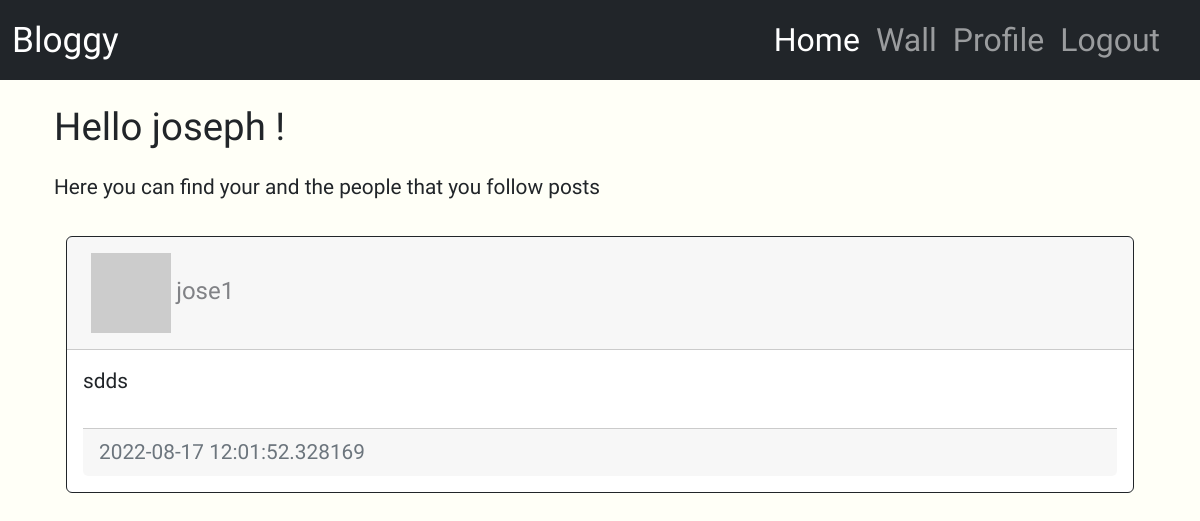
Before: /wall (signed in) with the older database file.
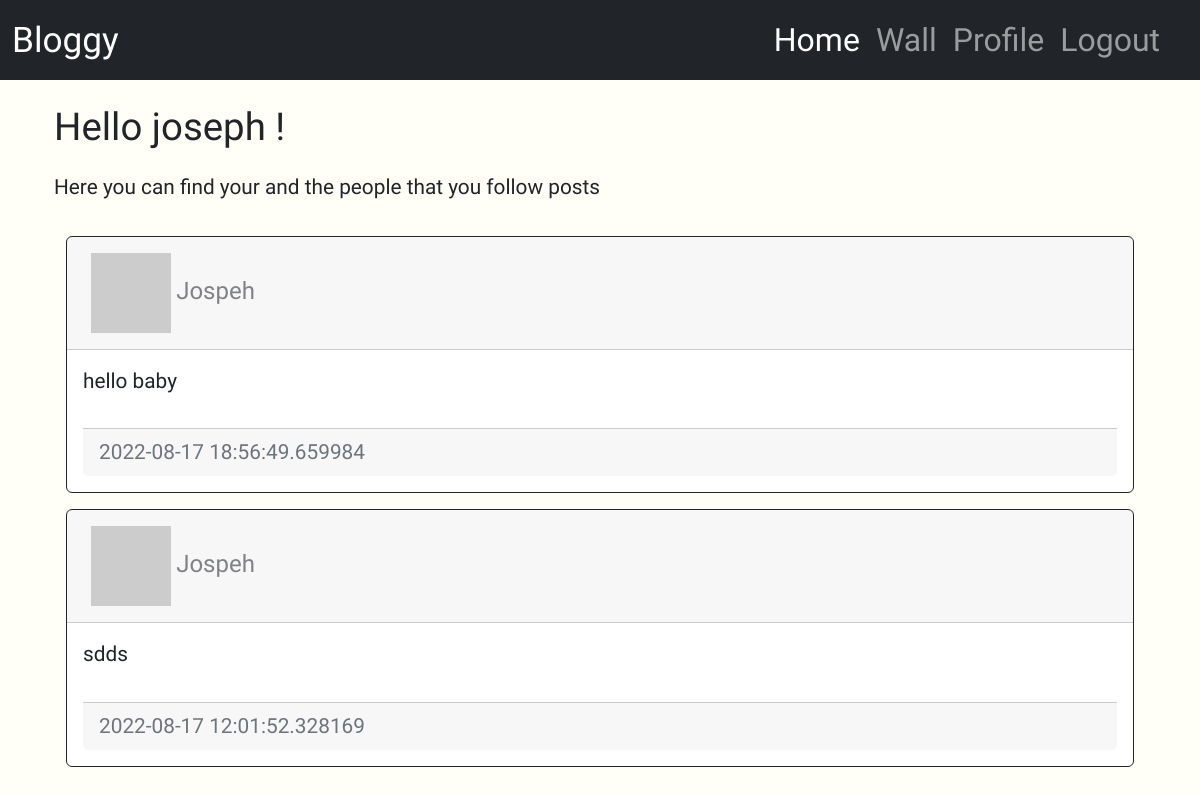
After: the same page with the newer database file.
### app/models.py (models this page shows, shortened)
class User(UserMixin, db.Model):
    id = db.Column(db.Integer, primary_key=True)
    username = db.Column(db.String(64), index=True, unique=True)
    email = db.Column(db.String(120), index=True, unique=True)
    password_hash = db.Column(db.String(120))
    posts = db.relationship('Post', backref='author', lazy='dynamic')
    about_me = db.Column(db.String(128))
    last_seen = db.Column(db.DateTime, default=datetime.utcnow)
    followed = db.relationship(
        'User', secondary=followers,
        primaryjoin=(followers.c.follower_id == id),
        secondaryjoin=(followers.c.followed_id == id),
        backref= db.backref('followers', lazy='dynamic'), lazy='dynamic'
    )
    def avatar(self, size):
        digest = md5(self.email.lower().encode('utf-8')).hexdigest()
        return 'https://www.gravatar.com/avatar/{}?d=identicon&s={}'.format(digest, size)

class Post(db.Model):
    id = db.Column(db.Integer, primary_key=True)
    body = db.Column(db.String(255))
    timestamp = db.Column(db.DateTime, index= True, default=datetime.utcnow)
    user_id = db.Column(db.Integer, db.ForeignKey('user.id', ondelete="CASCADE"), nullable=False)

### app/routes.py (the view)
@app.route('/wall')
@login_required
def wall():
    posts = Post.query.order_by(Post.timestamp.desc()).all()
    return render_template('index.html', title='Wall', posts=posts)

### app/models.py (called while the page is built)
@login.user_loader
def load_user(id):
    return User.query.get(int(id))

### app/routes.py (called while the page is built)
@app.before_request
def before_request():
    if current_user.is_authenticated:
        current_user.last_seen = datetime.utcnow()
        db.session.commit()

### app/templates/index.html (shortened to what this page needs)
{% extends "base.html" %}
{% block extraheader %}
<link rel="stylesheet" href="{{ url_for('static', filename='css/home.css') }}">
{% endblock extraheader %}
{% block content %}
    <div class="container">
        <div class="row col-lg-12">
                <h1>Hello {{ current_user.username }} !</h1>
                <p>Here you can find your and the people that you follow posts</p>
        </div>
        <div class="row mb-5">
            <div class="col-lg-12">
                <div class="row">
                    <div class="container col-lg-12">
                        {% for post in posts %}
                            {% include "_post.html" %}
                        {% endfor %}
                    </div>
                </div>
            {% endblock %}

### app/templates/base.html (shortened to what this page needs)
<!DOCTYPE html>
<html lang="en">
<head>
    <link href="https://cdn.jsdelivr.net/npm/bootstrap@5.2.0/dist/css/bootstrap.min.css" rel="stylesheet">
    <link rel="stylesheet" href="{{ url_for('static', filename='css/style.css') }}">
    {% block extraheader %}
    {% endblock extraheader %}
</head>
<body>
    <nav class="navbar navbar-expand-lg navbar-dark bg-dark">
        <div class="container-fluid">
          <a class="navbar-brand" href="{{ url_for('index') }}">Bloggy</a>
          <div class="collapse navbar-collapse  justify-content-end" id="navbarNav">
            <ul class="navbar-nav ">
              <li class="nav-item">
                <a class="nav-link active" aria-current="page" href="{{ url_for('index') }}">Home</a>
              </li>
              <li class="nav-item">
                <a class="nav-link" href="{{ url_for('wall') }}">Wall</a>
              </li>
              {% if current_user.is_anonymous %}
              <li class="nav-item">
                <a class="nav-link" href="{{ url_for('login') }}">Login</a>
              </li>
              {% else %}
              <li class="nav-item">
                <a class="nav-link" href="{{ url_for('user', username=current_user.username) }}">Profile</a>
              </li>
              <li class="nav-item">
                <a class="nav-link" href="{{ url_for('logout') }}">Logout</a>
              </li>
              {% endif %}
            </ul>
          </div>
        </div>
      </nav>
    <div class="container">
    {% block content %}
    {% endblock %}
    </div>
</body>
</html>

### app/templates/_post.html (shortened to what this page needs)
{% block extraheader %}
<link rel="stylesheet" href="{{ url_for('static', filename='css/_post.css') }}">
{% endblock extraheader %}
{% block content %}
    <div id="posts" class="container">
            <div class="card border-dark mb-3">
                <div class="card-header d-flex align-items-center justify-content-between">
                    <div class="col-md-4 p-2">
                    <img src="{{ post.author.avatar(48) }}" alt="user-profile-image">
                    <a href="{{ url_for('user', username=post.author.username) }}">
                        {{ post.author.username }}
                    </a>
                    </div>
                    <div class="col-md-4 ms-auto p-2 text-end">
                </div>
                </div>
                <div class="card-body">
                    <div class="card-text">
                        {{ post.body }}
                    </div>
                    <br>
                    <div class="card-footer text-muted">
                        {{ post.timestamp }}
                    </div>
                </div>
            </div>
    </div>
{% endblock %}

### app/static/css/style.css (style rules this page uses)
body { overflow-x: hidden; font-family: 'Source Sans Pro', sans-serif; }
body { background-size: cover; background-repeat: no-repeat; background-position: center; height: 1000vh; width: 100%; background-color:#FFFFF7; }
.navbar { font-size: 2rem; margin-bottom: 2%; padding-right: 20px; }
.navbar-brand { font-size: 2.2rem; padding-right: 20px; }

### app/static/css/home.css (style rules this page uses)
.container { font-size: 1.3rem; }
h1 { font-size: 2.4rem; margin-bottom: 2%; }
p { margin-bottom: 3%; }

### app/static/css/_post.css (style rules this page uses)
a { text-decoration: none; font-size: 1.5rem; color: #818286; }

Changed rows visible on the page:
added Post: author.username "Jospeh", body "hello baby", timestamp "2022-08-17 18:56:49.659984"
changed through a linked row, Post "sdds": author.username "jose1" → "Jospeh"
